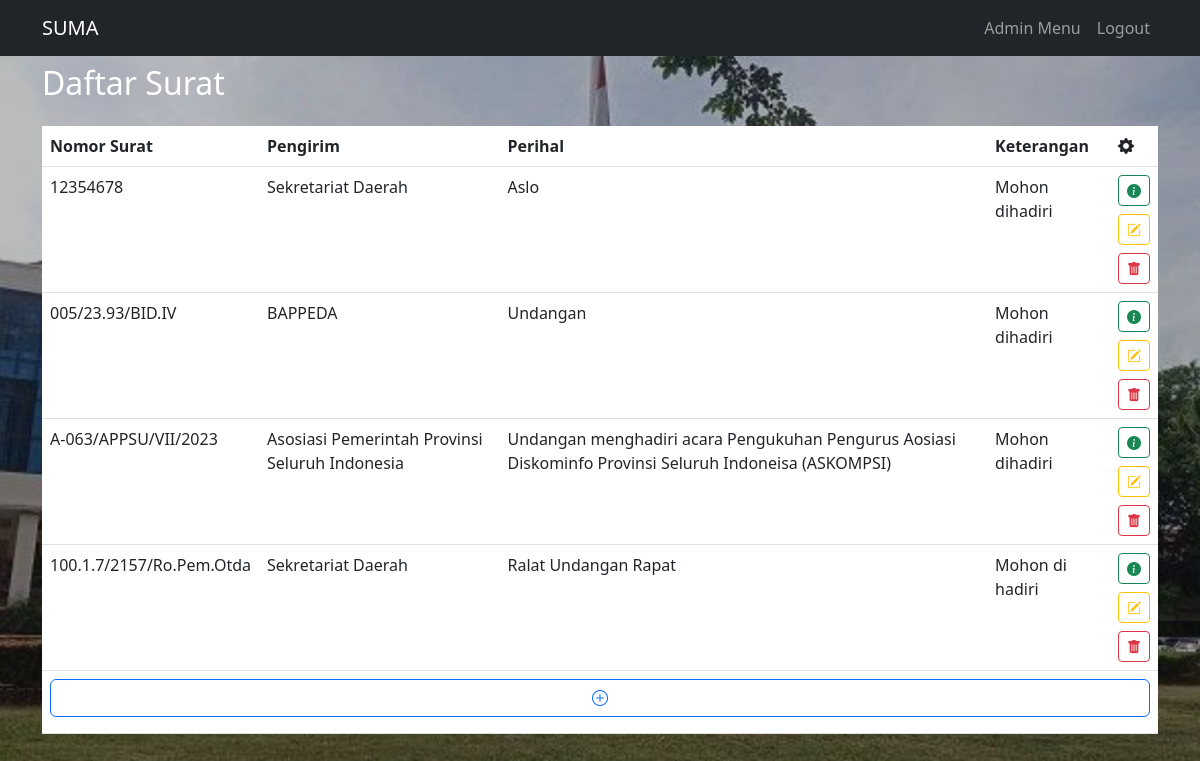
Screenshot of /daftarSurat.php (signed in) with the database file from the repository.
### tables this page shows
CREATE TABLE `surat` (
  `id` int(11) NOT NULL,
  `nomorSurat` varchar(128) NOT NULL,
  `pengirim` varchar(128) NOT NULL,
  `perihal` varchar(128) NOT NULL,
  `Keterangan` text NOT NULL,
  `file` varchar(128) NOT NULL
);

### daftarSurat.php (the view, shortened to what this page needs)
<?php
include_once('database/db.php');
$query = mysqli_query($conn, "SELECT * FROM surat ORDER BY surat.id DESC");
?>
<!DOCTYPE html>
<html lang="en">
<head>
    <link href="https://cdn.jsdelivr.net/npm/bootstrap@5.3.0/dist/css/bootstrap.min.css" rel="stylesheet">
    <link rel="stylesheet" href="node_modules/bootstrap-icons/font/bootstrap-icons.css">
    <link rel="stylesheet" href="bg/bg.css">
</head>
<body>
    <?php include_once('extention/navbar.php') ?>
    <div class="container mt-2">
        <h2 class="mb-4 text-white">Daftar Surat</h2>
        <div class="table-responsive">
            <table class="table">
                <thead>
                    <tr>
                        <th>Nomor Surat</th>
                        <th>Pengirim</th>
                        <th>Perihal</th>
                        <th>Keterangan</th>
                        <th><i class="bi bi-gear-fill"></i></th>
                    </tr>
                </thead>
                <tbody>
                    <?php
                    while ($data = mysqli_fetch_array($query)) {
                    ?>
                        <tr>
                            <td><?= $data['nomorSurat'] ?></td>
                            <td><?= $data['pengirim'] ?></td>
                            <td><?= $data['perihal'] ?></td>
                            <td><?= $data['Keterangan'] ?></td>
                            <td>
                                <div class="d-flex flex-column">
                                    <a href="detailsurat.php?id=<?= $data['id'] ?>" class="btn btn-sm btn-outline-success mb-2"><i class="bi bi-info-circle-fill"></i></a>
                                    <a href="editsurat.php?id=<?= $data['id'] ?>" class="btn btn-sm btn-outline-warning mb-2"><i class="bi bi-pencil-square"></i></a>
                                    <a href="hapussurat.php?id=<?= $data['id'] ?>" onclick="return confirm('Yakin ingin menghapus surat?')" class="btn btn-sm btn-outline-danger"><i class="bi bi-trash-fill"></i></a>
                                </div>
                            </td>
                        </tr>
                    <?php
                    }
                    ?>
                    <tr>
                        <td colspan="7">
                            <div class="d-grid gap-2 mb-2">
                                <a href="#" class="btn btn-outline-primary" data-bs-toggle="modal" data-bs-target="#tambahSurat"><i class="bi bi-plus-circle"></i></a>
                            </div>
                        </td>
                    </tr>
                </tbody>
            </table>
        </div>
    </div>
</body>
</html>

### extention/navbar.php
<nav class="navbar navbar-expand-sm bg-dark navbar-dark">
    <div class="container">
        <a class="navbar-brand" href="home.php">SUMA</a>
        <ul class="navbar-nav">
            <li class="nav-item">
                <?php
                if($_SESSION['user']['level'] == "Admin")
                {
                ?>
                    <a class="nav-link" href="adminMenu.php">Admin Menu</a>
                    <?php
                }else{
                    ?>
                    <a class="nav-link" href="pengaturanAkun.php">Akun</a>
                <?php
                }
                ?>
            </li>
            <li class="nav-item">
                <a class="nav-link" href="#" data-bs-toggle="modal" data-bs-target="#logoutModal">Logout</a>
            </li>
        </ul>
    </div>
</nav>

### bg/bg.css (style rules this page uses)
body { background-image: url('kantor_gubernur.jpg'); background-position: center; background-repeat: no-repeat; background-size: cover; background-attachment: fixed; height: 100vh; }

### rows the page displays
surat: nomorSurat "12354678", pengirim "Sekretariat Daerah", perihal "Aslo", Keterangan "Mohon dihadiri"
surat: nomorSurat "005/23.93/BID.IV", pengirim "BAPPEDA", perihal "Undangan", Keterangan "Mohon dihadiri"
surat: nomorSurat "A-063/APPSU/VII/2023", pengirim "Asosiasi Pemerintah Provinsi Seluruh Indonesia", perihal "Undangan menghadiri acara Pengukuhan Pengurus Aosiasi Diskominfo Provinsi Seluruh Indoneisa (ASKOMPSI)", Keterangan "Mohon dihadiri"
surat: nomorSurat "100.1.7/2157/Ro.Pem.Otda", pengirim "Sekretariat Daerah", perihal "Ralat Undangan Rapat", Keterangan "Mohon di hadiri"
